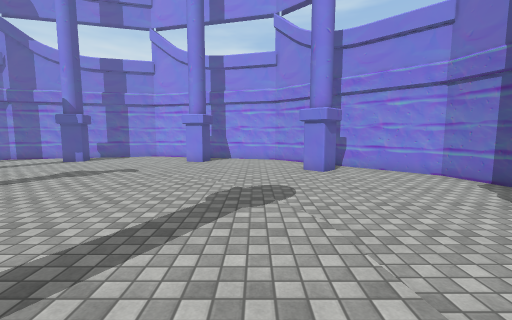
[1] (above)

16 first-person views from a walk through a 3-D level made in the Unity game engine. The camera is 1.4 m above the floor, tilts 6° down and sees 90° across. The floor is counted in squares, 1 m on a side. Each view is taken from the middle of a square. On the plan, view 1 faces up. The plan holds only what a view shows up to about 13 squares ahead; the rest is blank. The place goes on beyond the plan. Some surface patterns are stand-ins.

[2]
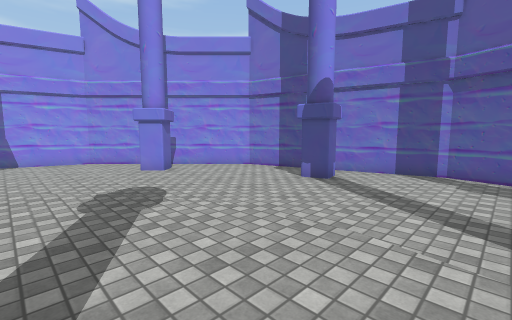

[3]
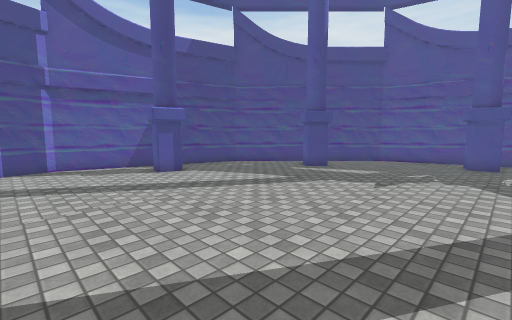

[4]
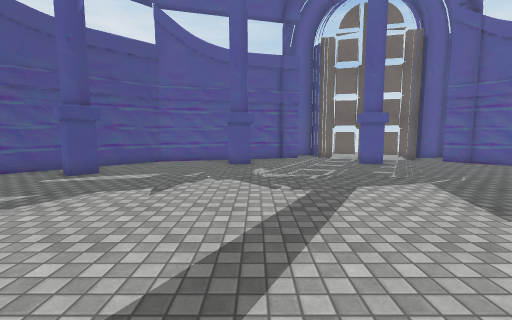

[5]
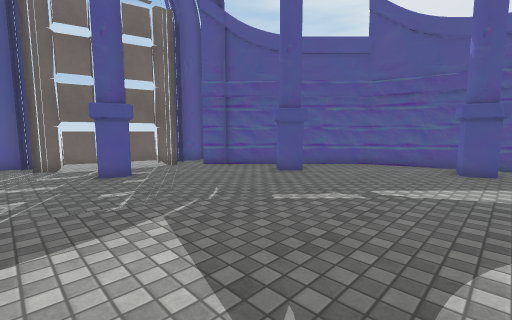

[6]
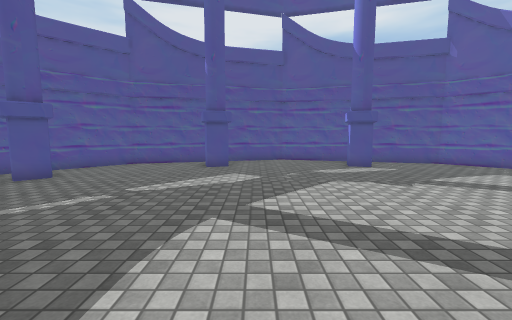

[7]
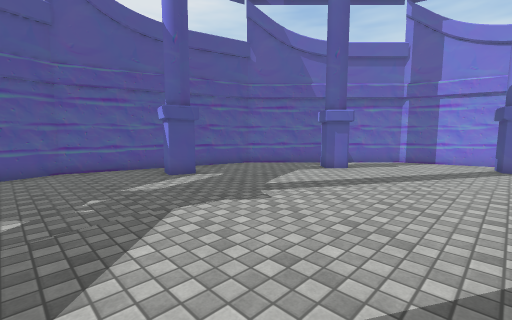

[8]
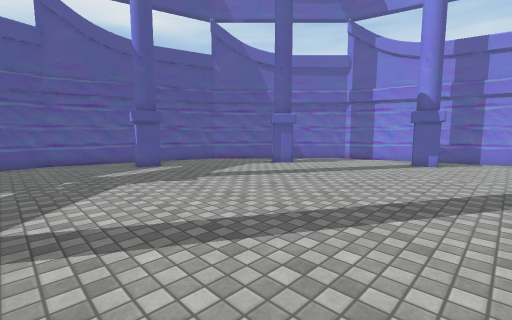

[9]
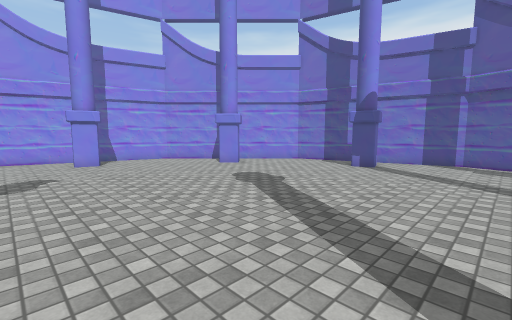

[10]
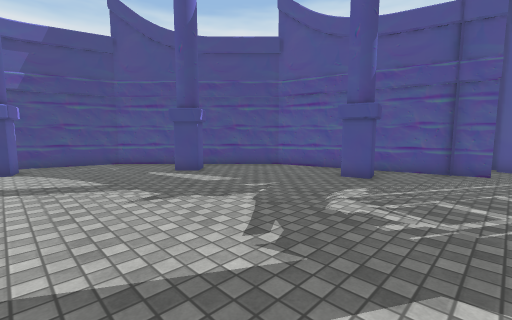

[11]
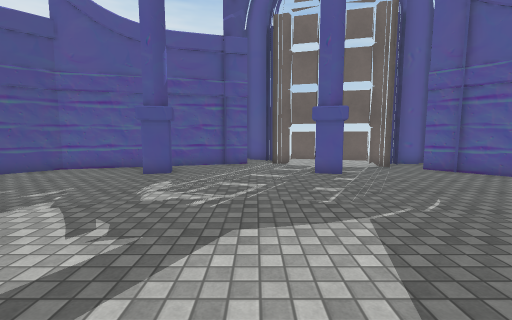

[12]
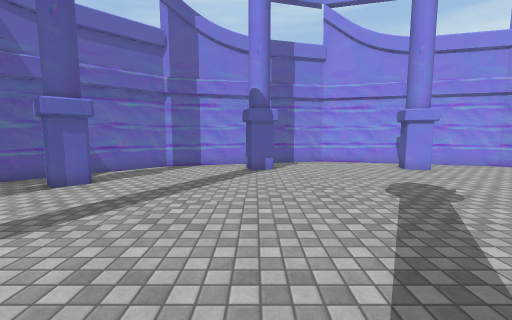

[13]
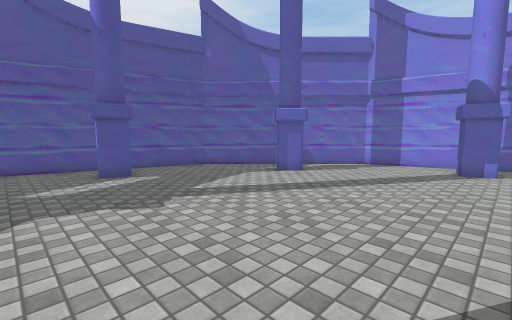

[14]
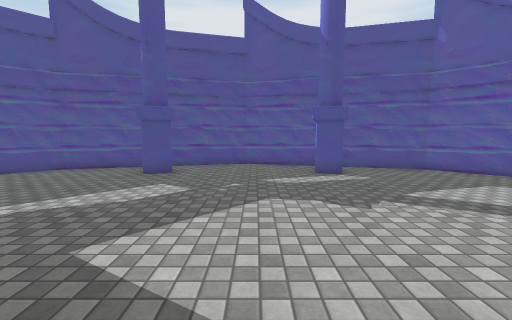

[15]
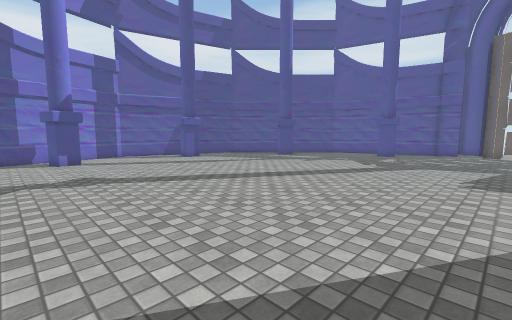

[16]
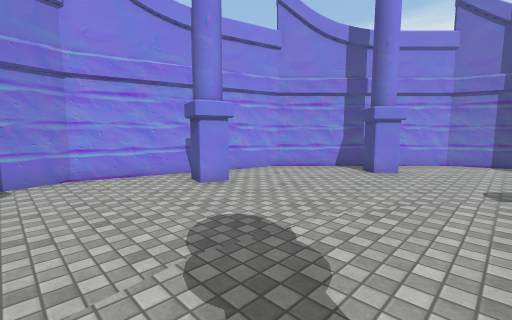

### Floor plan
Points are (right, up) in squares from view 1. A wall is a line through its corners. A room is listed if a view was taken in it or the views show most of it. See-through windows are left out.
Room 1 (views 1, 2, 3, 4, 5, 6, 7, 8, 9, 10, 11, 12, 13, 14, 15, 16)
walls: (-15.7, -6.9) (-14.9, -7.7) (-15.6, -8.3); (-10.2, -10.4) (-9.3, -10.6); (-18.4, 5.1) (-18.7, 4.2) (-19.5, 4.5); (-15, 10.7) (-15.7, 10) (-16.3, 10.6); (-9.3, 13.6) (-10.2, 13.4) (-10.5, 14.4); (-19.6, -1.5) (-18.7, -1.2) (-18.4, -2.2) (-19.4, -2.5); (-3.5, -11.6) (-3.8, -10.7) (-2.8, -10.4) (-2.6, -11.3); (-2.8, 13.4) (-3.8, 13.7) (-3.5, 14.6); (2.6, -8.3) (2, -7.7) (2.7, -7) (3.3, -7.6); (6.3, -2.5) (5.4, -2.2) (5.7, -1.2) (6.6, -1.5); (6.6, 4.5) (5.7, 4.2) (5.4, 5.2) (6.4, 5.5); (3.3, 10.6) (2.7, 9.9) (2, 10.7) (2.6, 11.3); (-9.9, -13.1) (-8.6, -13.4); (-12, -12.5) (-10.9, -12.8); (-8.7, -13.6) (-7.9, -13.8); (-6.6, -13.7) (1.1, -11.7) (6.7, -6.1) (8.7, 1.5) (6.7, 9.1) (1.1, 14.7) (-6.5, 16.7) (-14.1, 14.7) (-19.6, 9.1) (-21.7, 1.5) (-19.7, -6.1) (-14, -11.7); (-13.1, -12.4) (-12.1, -12.7); (-7.9, -15.4) (-6.6, -15.7)
ways out: gap at (-11.5, -13)

Positions as (right, up) in squares from view 1, and headings:
1: (0, 0), facing up
2: (-2, 0), facing up-right
3: (-4, 3), facing down-right
4: (-4, 2), facing down
5: (-7, -1), facing down-left
6: (-7, 0), facing left
7: (-10, 0), facing up-left
8: (-7, 0), facing up-left
9: (-6, 0), facing up-right
10: (-7, -2), facing down-right
11: (-7, -1), facing down
12: (-10, 3), facing up
13: (-9, 2), facing up-left
14: (-9, 2), facing left
15: (-9, 7), facing down-right
16: (-8, 7), facing up-right
